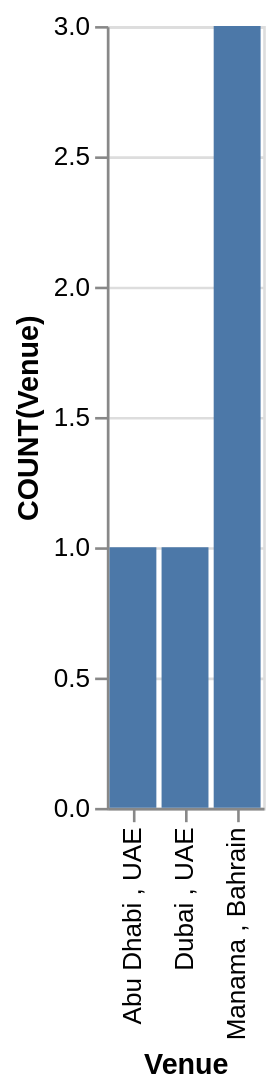

The Vega-Lite source for this figure:
### Vega-Lite specification from a JSON file in a GitHub repository (floating-point values rounded to 4 significant figures)
{"data": {"values": [{"x_data": "Abu Dhabi , UAE", "y_data": 1}, {"x_data": "Dubai , UAE", "y_data": 1}, {"x_data": "Manama , Bahrain", "y_data": 3}]}, "mark": "bar", "encoding": {"x": {"field": "x_data", "type": "nominal", "title": "Venue", "sort": "ascending"}, "y": {"field": "y_data", "type": "quantitative", "title": "COUNT(Venue)"}}}
